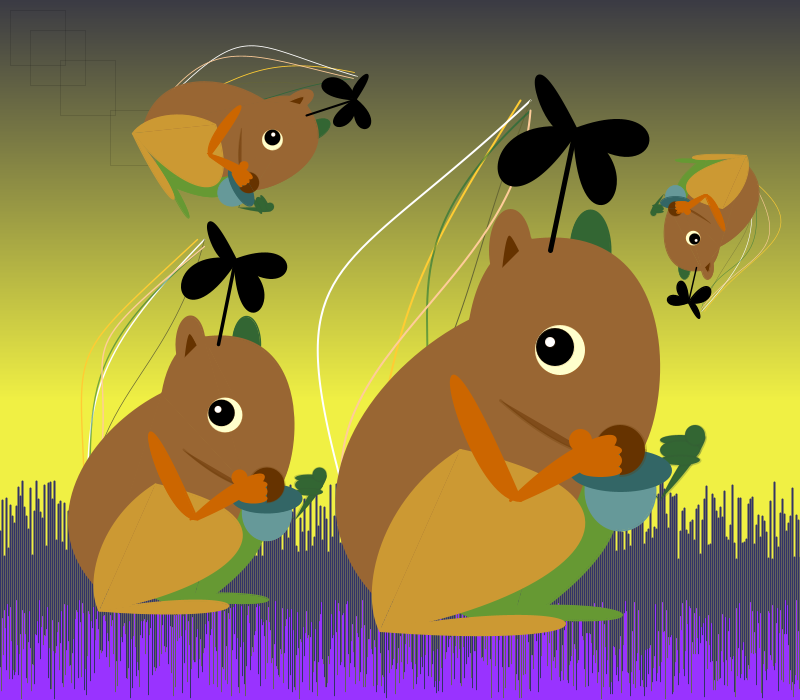
Frame 1 (no input)
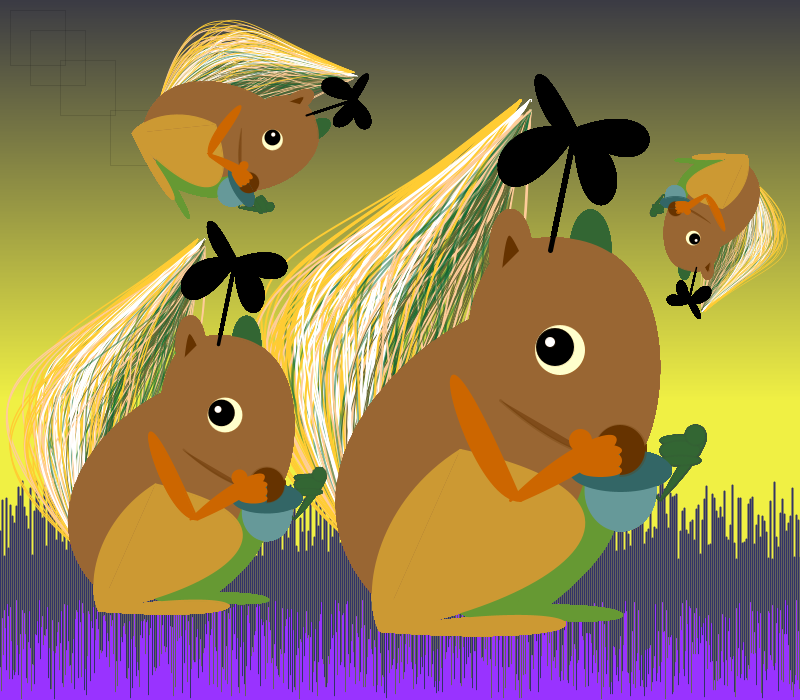
Frame 60 (the mouse pressed at the canvas centre just before this capture)
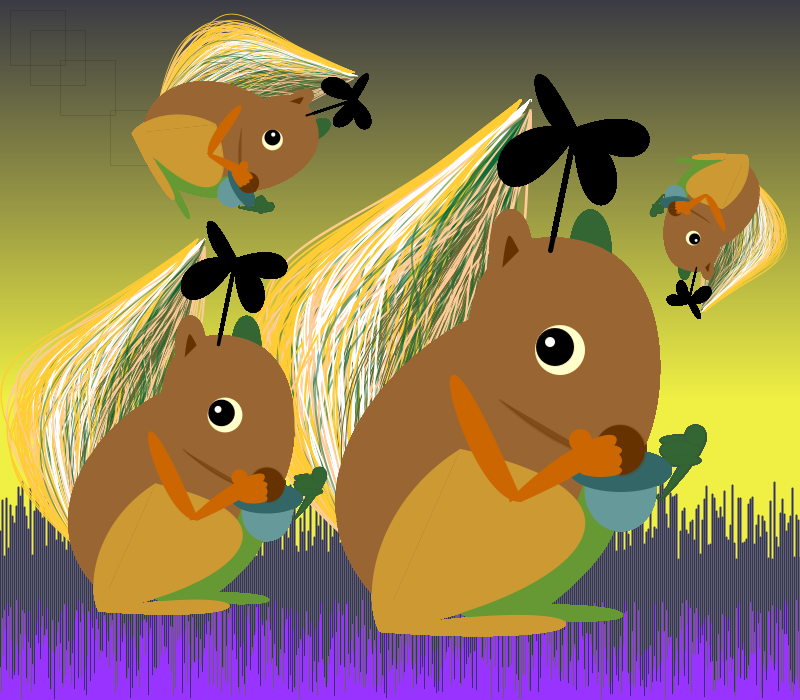
Frame 120 (the mouse held since frame 60 and released just before this capture)

The Processing sketch that drew these frames (run headless with seeded random() and noise(); from frame 60 on, the mouse is pressed at the canvas centre):

// Processing sketch: processing_20100
// ── processing_20100.pde

//background
void setup() {
noStroke();
size(800,700);
smooth();
colorMode(RGB,400);
for (int i=0; i < 800; i++) {
  for (int j=0; j < 800; j++) {
    stroke(j, j, 20);
    point(i, j);
  }
}


//grass
strokeWeight(1.5);
for(int i=0; i<800; i++) {
  float o = random(80);
  stroke(#333366);
  strokeWeight(2);
  line(i*2, 700,i*2, 480+o);
}
for(int i=0; i<800; i++) {
  float o = random(100);
  stroke(#9933FF);
  strokeWeight(1);
  line(i, 800,i, 600+o);
}

//translation experiment
stroke(0);
strokeWeight(0);
noFill(); //CHANGE THIS!!!!!
translate(10, 10);
rect(0, 0, 55, 55);
translate(20,20);
rect(0, 0, 55, 55);
translate(30,30);
rect(0, 0, 55, 55);
translate(50,50);
rect(0, 0, 55, 55);


}

//background 800 x 700
void draw(){
  smooth();
  scale(1);
  translate(260,100);
  squirrel(650,100,217);
  scale(0.7);
  translate(-350,200);
  squirrel(650,100,300);
  scale(0.6);
  rotate(TWO_PI/6);
  translate(-200,-900);
  squirrel(650,100,105);
  scale(.7);
  translate(1800,-850);
  rotate(TWO_PI/3);
  squirrel(650,100,200);
   
}


void squirrel(int x, int y, int z) {
//tail
smooth();
beginShape();
noFill();
strokeWeight(2);
stroke(#FFCC33);
bezier(100,450,random(-150,200),random(100,270),random(0,150),random(190,210),260,0);
stroke(#FFFFFF);
bezier(100,450,random(-50,150), random(100,270), random(30,120),random(190,210),270,0);
noFill();
stroke(#666633);
strokeWeight(1);
bezier(100,450,random(0,250),random(100,270),random(180,230),random(190,210),270,0);
stroke(#006633,200); 
strokeWeight(2);
bezier(100,450,random(-80,310),random(100,260),random(30,250),random(180,210),
270,10);
stroke(#FFCC99);
bezier(100,450,random(-150,300),random(100,270),random(0,280),random(190,210),270,10);
endShape(CLOSE);



//hind leg
fill(#669933);
stroke(#669933);
bezier(250,530,100,490,120,400,300,360);
bezier(250,530,300,500,430,400,300,360);
bezier(200,510,400,490,430,540,200,510);

//hind ear
fill(#336633);
stroke(#336633);
ellipse(330,150,40,80);


//hind arm
fill(#336633,800);
stroke(#335533,100);
bezier(400,400,150,100,200,250,400,400);
bezier(400,400,450,300,470,330,400,400);

//acorn
fill(#669999);
stroke(#669999);
ellipse(360,390,70,80);

//hind fingers
fill(#336633,800);
stroke(#335533,100);
ellipse(420,340,40,10);
ellipse(420,350,40,20);
ellipse(420,360,40,10);
ellipse(435,335,20,20);

//body
stroke(#996633);
strokeWeight(3);
smooth();
fill(#996633,800);
bezier(270,140, 420,120,410,300, 380,350);
bezier(270,140,250,140,220,160,210,220);
bezier(210,220,110,270,20,400,120,500);
bezier(120,500,200,480,300,500,330,350);
bezier(330,350,350,360,360,370,380,350);
triangle (380,350,330,350,270,140);
triangle(270,140,330,350,210,220);
triangle(210,220,330,350,120,500);

//acorn2
fill(#336666,800);
stroke(#336666,500);
ellipse(360,370,100,40);

//front ear
fill(#996633,800);
stroke(#996633);
ellipse(250,150,40,80);
fill(#663300);
bezier(240,170,245,120,250,130,260,150);


//front leg
beginShape();
fill(#CC9933);
stroke(#CC9933);
bezier(120,530,100,490,120,400,200,350);
bezier(120,530,300,500,430,400,200,350);
bezier(120,530,350,490,380,550,120,530);
endShape();

//nose
fill(#663300);
stroke(#663300);
strokeWeight(3);
stroke(#663300,100);
arc(360,350,50,50,PI,TWO_PI);
arc(360,350, 50, 50, 0, PI/2);

//face(shade)
fill(#663300,200);
bezier(360,370,350,350,320,370,240,300);

//front arm
fill(#CC6600);
stroke(#CC6600);
bezier(260,400,140,120,200,400,260,400);
bezier(250,400,350,300,420,330,260,400);
//fingers (front)
ellipse(340,350,40,10);
ellipse(340,360,40,20);
ellipse(340,370,40,10);
ellipse(320,340,20,20);


//eye
fill(#FFFFCC);
strokeWeight(0);
ellipse(300,250,50,50);
fill(#000000,700);
ellipse(295,247,38,38);
fill(#FFFFFF);
ellipse(290,242,10,10);

//wing
stroke(#000000);
strokeWeight(5);
fill(#000000);
line(290,150,315,30);
bezier(315,30,400,100,420,-10,315,30);
bezier(315,30,280,50,250,-100,315,30);
bezier(315,30,230,160,200,10, 315,30);
bezier(315,30,320, 170,400, 70,315,30);

}
